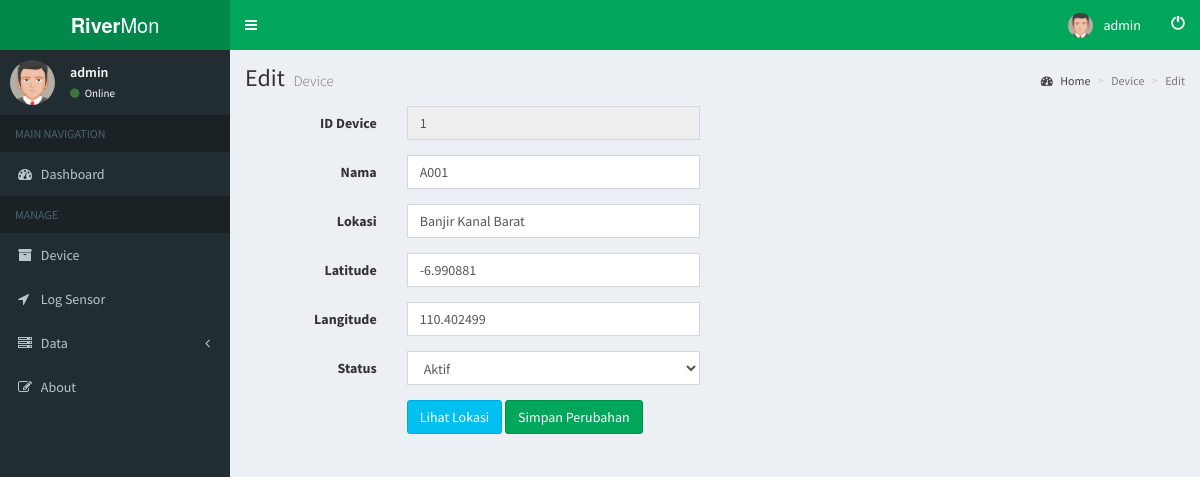
Page /pages/edevice.php?&id_device=1 (signed in) on the committed database.
### tables this page shows
CREATE TABLE `devicedata` (
  `id_device` int(3) NOT NULL,
  `nama_device` varchar(255) NOT NULL,
  `lokasi` varchar(255) DEFAULT NULL,
  `latitude` varchar(255) DEFAULT NULL,
  `langitude` varchar(255) DEFAULT NULL,
  `status` varchar(255) NOT NULL
);

### pages/edevice.php (the view, shortened to what this page needs)
<?php
include "koneksi.php";
?>
<?php include("../pages/header.php"); ?>
<div class="content-wrapper">
  <section class="content-header">
    <h1>
      Edit
      <small>Device</small>
    </h1>
    <ol class="breadcrumb">
      <li><a href="../pages/dashboard.php"><i class="fa fa-dashboard"></i> Home</a></li>
      <li class="active">Device</li>
      <li class="active">Edit</li>
    </ol>
  </section>
  <div class="content">
    <div class="row">
      <div class="col-lg-12">
        <?php
        $id_device = $_GET['id_device'];
        $hasil = mysqli_query($koneksi, "SELECT * FROM devicedata WHERE id_device='$id_device'");
        while ($baris = mysqli_fetch_row($hasil)) {
          $id_device = $baris[0];
          $nama_device = $baris[1];
          $lokasi = $baris[2];
          $latitude = $baris[3];
          $langitude = $baris[4];
          $status = $baris[5];
          ?>
          <form class="form-horizontal" action="editsave.php?id_device=<?php print("$id_device"); ?>" method="post" role="form">
            <div class="form-group">
              <label class="col-sm-2 control-label">ID Device</label>
              <div class="col-sm-4">
                <input class="form-control" name="id_device" type="number" value="<?php print("$id_device"); ?>" disabled>
              </div>
            </div>
            <div class="form-group">
              <label class="col-sm-2 control-label">Nama</label>
              <div class="col-sm-4">
                <input class="form-control" name="nama" type="text" value="<?php print("$nama_device"); ?>">
              </div>
            </div>
            <div class="form-group">
              <label class="col-sm-2 control-label">Lokasi</label>
              <div class="col-sm-4">
                <input class="form-control" name="lokasi" type="text" value="<?php print("$lokasi"); ?>">
              </div>
            </div>
            <div class="form-group">
              <label class="col-sm-2 control-label">Latitude</label>
              <div class="col-sm-4">
                <input class="form-control" name="latitude" type="text" value="<?php print("$latitude"); ?>">
              </div>
            </div>
            <div class="form-group">
              <label class="col-sm-2 control-label">Langitude</label>
              <div class="col-sm-4">
                <input class="form-control" name="langitude" type="text" value="<?php print("$langitude"); ?>">
              </div>
            </div>
            <div class="form-group">
              <label class="col-sm-2 control-label">Status</label>
              <div class="col-sm-4">
                <select class="form-control" name="status" value="<?php print("$status"); ?>">
                  <option value="<?php print("$status"); ?>"><?php print("$status"); ?></option>
                </select>
              </div>
            </div>
            <div class="form-group">
              <div class="col-sm-offset-2 col-sm-4">
                <a type="button" class="btn btn-info btn-md" href="https://www.google.co.id/maps/search/<?php print("$latitude"); ?>,<?php print("$langitude"); ?>" target="_blank">Lihat Lokasi</a>
                <button type="submit" class="btn btn-success" value="Simpan Perubahan">Simpan Perubahan</button>
              </div>
            </div>
          <?php }
          exit(); ?>

### rows in the picture
devicedata: id_device "1", nama "A001", lokasi "Banjir Kanal Barat", latitude "-6.990881", langitude "110.402499", status "Aktif"

### other values in the picture
$_SESSION['username'] "admin"
